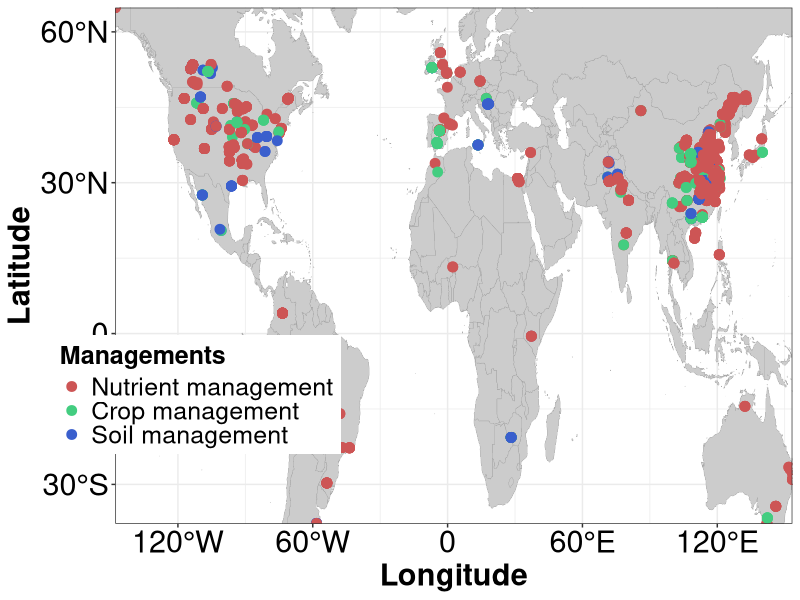

This figure's R source:
# Script to plot Figure 1

# load in the packages
library(readxl); library(ggplot2); library(data.table)

# read in the data needed for figure 1
site <- readxl::read_xlsx('articles/ncoms23/Database.xlsx',sheet = "Figure1")
site <- as.data.table(site)

# update management categories
site[grepl('OF|CF|RFR|RFT|RFP|EE|BC',management), management := 'Nutrient management']
site[grepl('ROT|CC|RES',management), management := 'Crop management']
site[grepl('RT|NT',management),management := 'Soil management']

# rename
setnames(site,'management','Managements')

# convert Management to a factor in a specific order
site[,Managements := factor(Managements,
                            levels = c('Nutrient management','Crop management','Soil management'))]

# load in the base map
world <- map_data("world")

# make the plot
p1 <- ggplot() +
      geom_map(
        data = world,
        map = world,
        aes(map_id = region),
        color = "#999999", fill = "#CCCCCC", linewidth = 0.1) +
      geom_point(data = site,aes(lon, lat,color = Managements), alpha = 1, size = 3) +
      scale_color_manual(values = c("Nutrient management" = "indianred3","Crop management"= "seagreen3","Soil management"="royalblue3"))+
      theme_bw()+
      scale_x_continuous(breaks = c(-120, -60, 0, 60, 120), expand = c(0, 0),
                         labels = c('120°W', '60°W', '0', '60°E', '120°E')) +
      scale_y_continuous(breaks = c(-60, -30, 0, 30, 60), expand = c(0, 0),
                         labels = c('60°S', '30°S', '0', '30°N', '60°N')) +
      labs(x = 'Longitude', y = 'Latitude', color = 'Managements')+
      theme(axis.text=element_text(size=22, color = "black"),
            axis.title = element_text(size = 22, face="bold", color = "black"))+
      theme(legend.position = c(0.12,0.25),
            legend.text = element_text(size=18, color="black"),
            legend.title = element_text(face="bold", size=18, color="black"))

# save the plot in directory 'products'
ggsave(plot = p1, file = "products/location_map.png",width = 410,height = 197, units = "mm")
